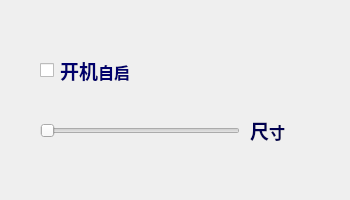
<?xml version="1.0" encoding="UTF-8"?>
<ui version="4.0">
 <class>SetWin</class>
 <widget class="QWidget" name="SetWin">
  <property name="geometry">
   <rect>
    <x>0</x>
    <y>0</y>
    <width>350</width>
    <height>200</height>
   </rect>
  </property>
  <property name="windowTitle">
   <string>Form</string>
  </property>
  <widget class="QSlider" name="sizeSlider">
   <property name="geometry">
    <rect>
     <x>40</x>
     <y>120</y>
     <width>200</width>
     <height>21</height>
    </rect>
   </property>
   <property name="cursor">
    <cursorShape>CrossCursor</cursorShape>
   </property>
   <property name="minimum">
    <number>60</number>
   </property>
   <property name="maximum">
    <number>1600</number>
   </property>
   <property name="singleStep">
    <number>20</number>
   </property>
   <property name="pageStep">
    <number>20</number>
   </property>
   <property name="tracking">
    <bool>true</bool>
   </property>
   <property name="orientation">
    <enum>Qt::Horizontal</enum>
   </property>
  </widget>
  <widget class="QLabel" name="sizeLabel">
   <property name="geometry">
    <rect>
     <x>250</x>
     <y>110</y>
     <width>81</width>
     <height>41</height>
    </rect>
   </property>
   <property name="text">
    <string>&lt;!DOCTYPE HTML PUBLIC &quot;-//W3C//DTD HTML 4.0//EN&quot; &quot;http://www.w3.org/TR/REC-html40/strict.dtd&quot;&gt;
&lt;html&gt;&lt;head&gt;&lt;meta name=&quot;qrichtext&quot; content=&quot;1&quot; /&gt;&lt;style type=&quot;text/css&quot;&gt;
p, li { white-space: pre-wrap; }
&lt;/style&gt;&lt;/head&gt;&lt;body style=&quot; font-family:'SimSun'; font-size:9pt; font-weight:400; font-style:normal;&quot;&gt;
&lt;p style=&quot; margin-top:12px; margin-bottom:12px; margin-left:0px; margin-right:0px; -qt-block-indent:0; text-indent:0px;&quot;&gt;&lt;span style=&quot; font-size:14pt; font-weight:600; color:#000051;&quot;&gt;尺&lt;/span&gt;&lt;span style=&quot; font-size:12pt; font-weight:600; color:#000051;&quot;&gt;寸&lt;/span&gt;&lt;/p&gt;&lt;/body&gt;&lt;/html&gt;</string>
   </property>
  </widget>
  <widget class="QLabel" name="openLabel">
   <property name="geometry">
    <rect>
     <x>60</x>
     <y>40</y>
     <width>221</width>
     <height>61</height>
    </rect>
   </property>
   <property name="text">
    <string>&lt;!DOCTYPE HTML PUBLIC &quot;-//W3C//DTD HTML 4.0//EN&quot; &quot;http://www.w3.org/TR/REC-html40/strict.dtd&quot;&gt;
&lt;html&gt;&lt;head&gt;&lt;meta name=&quot;qrichtext&quot; content=&quot;1&quot; /&gt;&lt;style type=&quot;text/css&quot;&gt;
p, li { white-space: pre-wrap; }
&lt;/style&gt;&lt;/head&gt;&lt;body style=&quot; font-family:'SimSun'; font-size:9pt; font-weight:400; font-style:normal;&quot;&gt;
&lt;p style=&quot; margin-top:12px; margin-bottom:12px; margin-left:0px; margin-right:0px; -qt-block-indent:0; text-indent:0px;&quot;&gt;&lt;span style=&quot; font-size:14pt; font-weight:600; color:#00006c;&quot;&gt;开机&lt;/span&gt;&lt;span style=&quot; font-size:12pt; font-weight:600; color:#00006c;&quot;&gt;自启&lt;/span&gt;&lt;/p&gt;&lt;/body&gt;&lt;/html&gt;</string>
   </property>
  </widget>
  <widget class="QCheckBox" name="openBox">
   <property name="geometry">
    <rect>
     <x>40</x>
     <y>40</y>
     <width>21</width>
     <height>61</height>
    </rect>
   </property>
   <property name="cursor">
    <cursorShape>PointingHandCursor</cursorShape>
   </property>
   <property name="text">
    <string/>
   </property>
  </widget>
 </widget>
 <resources/>
 <connections/>
</ui>
